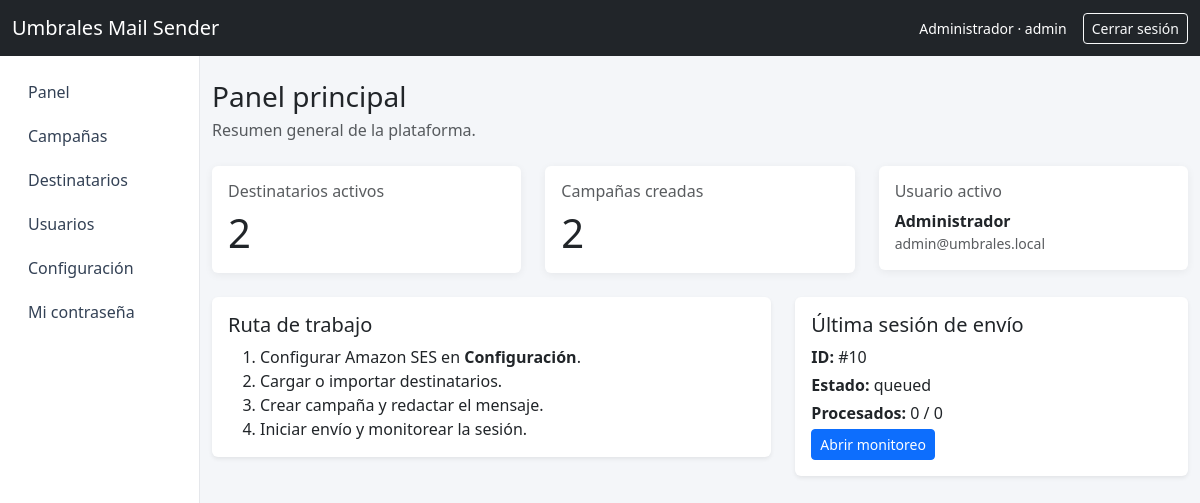
The page / (signed in) on the database its author committed.
### tables this page shows
CREATE TABLE `send_sessions` (
  `id` int(10) UNSIGNED NOT NULL,
  `campaign_id` int(10) UNSIGNED NOT NULL,
  `campaign_message_id` int(10) UNSIGNED NOT NULL,
  `status` enum('queued','processing','paused','completed','failed','cancelled') NOT NULL DEFAULT 'queued',
  `total_count` int(10) UNSIGNED NOT NULL DEFAULT 0,
  `processed_count` int(10) UNSIGNED NOT NULL DEFAULT 0,
  `success_count` int(10) UNSIGNED NOT NULL DEFAULT 0,
  `failed_count` int(10) UNSIGNED NOT NULL DEFAULT 0,
  `started_at` datetime DEFAULT NULL,
  `finished_at` datetime DEFAULT NULL,
  `paused_at` datetime DEFAULT NULL,
  `resumed_at` datetime DEFAULT NULL,
  `created_at` datetime NOT NULL DEFAULT current_timestamp(),
  `updated_at` datetime NOT NULL DEFAULT current_timestamp() ON UPDATE current_timestamp()
);

### core/View.php (called while the page is built, shortened)
<?php
final class View
{
    public static function render(string $view, array $data = [], string $layout = 'main'): void
    {
        extract($data, EXTR_SKIP);
        $viewFile = APP_PATH . '/views/' . $view . '.php';
        require $viewFile;
    }
}

### core/Controller.php (called while the page is built, shortened)
<?php
abstract class Controller
{
    protected function view(string $view, array $data = []): void
    {
        View::render($view, $data);
    }
}

### app/controllers/DashboardController.php (called while the page is built, shortened)
<?php
final class DashboardController extends Controller
{
    public function index(): void
    {
        $recipientModel = new Recipient();
        $campaignModel = new Campaign();
        $sendSessionModel = new SendSession();
        $campaigns = $campaignModel->all();
        $latestSession = !empty($campaigns) ? $sendSessionModel->latestByCampaign((int) $campaigns[0]['id']) : null;
        $this->view('dashboard/index', [
            'title' => 'Panel principal',
            'user' => Auth::user(),
            'activeRecipients' => $recipientModel->countActive(),
            'campaignsCount' => count($campaigns),
            'latestSession' => $latestSession,
        ]);
    }
}

### core/App.php (called while the page is built, shortened)
<?php
final class App
{
    private Router $router;
    public function __construct()
    {
        $this->router = new Router();
    }
    public function run(): void
    {
        $this->router->dispatch($_SERVER['REQUEST_METHOD'] ?? 'GET', $this->currentPath());
    }
    private function currentPath(): string
    {
        $uri = parse_url($_SERVER['REQUEST_URI'] ?? '/', PHP_URL_PATH);
        return $uri ?: '/';
    }
    private function registerRoutes(): void
    {
        $this->router->get('/', [DashboardController::class, 'index'], [Auth::class, 'requireAuth']);
        $this->router->get('/login', [AuthController::class, 'showLogin'], [Auth::class, 'requireGuest']);
        $this->router->post('/login', [AuthController::class, 'login'], [Auth::class, 'requireGuest']);
        $this->router->post('/logout', [AuthController::class, 'logout'], [Auth::class, 'requireAuth']);
        $this->router->get('/profile/password', [ProfileController::class, 'showPasswordForm'], [Auth::class, 'requireAuth']);
        $this->router->post('/profile/password', [ProfileController::class, 'updatePassword'], [Auth::class, 'requireAuth']);
        $this->router->get('/users', [UsersController::class, 'index'], [Auth::class, 'requireAdmin']);
        $this->router->get('/users/create', [UsersController::class, 'create'], [Auth::class, 'requireAdmin']);
        $this->router->post('/users/store', [UsersController::class, 'store'], [Auth::class, 'requireAdmin']);
        $this->router->get('/users/{id}/edit', [UsersController::class, 'edit'], [Auth::class, 'requireAdmin']);
        $this->router->post('/users/{id}/update', [UsersController::class, 'update'], [Auth::class, 'requireAdmin']);
        $this->router->post('/users/{id}/toggle', [UsersController::class, 'toggle'], [Auth::class, 'requireAdmin']);
        $this->router->post('/users/{id}/temp-password', [UsersController::class, 'generateTempPassword'], [Auth::class, 'requireAdmin']);
        $this->router->get('/recipients', [RecipientsController::class, 'index'], [Auth::class, 'requireAuth']);
        $this->router->get('/recipients/create', [RecipientsController::class, 'create'], [Auth::class, 'requireAdmin']);
        $this->router->post('/recipients/store', [RecipientsController::class, 'store'], [Auth::class, 'requireAdmin']);
        $this->router->get('/recipients/{id}/edit', [RecipientsController::class, 'edit'], [Auth::class, 'requireAdmin']);
        $this->router->post('/recipients/{id}/update', [RecipientsController::class, 'update'], [Auth::class, 'requireAdmin']);
        $this->router->post('/recipients/import', [RecipientsController::class, 'import'], [Auth::class, 'requireAdmin']);
        $this->router->get('/recipients/template', [RecipientsController::class, 'downloadTemplate'], [Auth::class, 'requireAuth']);
        $this->router->get('/recipients/{id}/history', [RecipientsController::class, 'history'], [Auth::class, 'requireAuth']);
        $this->router->get('/campaigns', [CampaignsController::class, 'index'], [Auth::class, 'requireAuth']);
        $this->router->get('/campaigns/create', [CampaignsController::class, 'create'], [Auth::class, 'requireAuth']);
        $this->router->post('/campaigns/store', [CampaignsController::class, 'store'], [Auth::class, 'requireAuth']);
        $this->router->get('/campaigns/{id}', [CampaignsController::class, 'show'], [Auth::class, 'requireAuth']);
        $this->router->get('/campaigns/{id}/edit', [CampaignsController::class, 'edit'], [Auth::class, 'requireAuth']);
        $this->router->post('/campaigns/{id}/update', [CampaignsController::class, 'update'], [Auth::class, 'requireAuth']);
        $this->router->post('/campaigns/{id}/activate', [CampaignsController::class, 'activate'], [Auth::class, 'requireAdmin']);
        $this->router->post('/campaigns/{id}/deactivate', [CampaignsController::class, 'deactivate'], [Auth::class, 'requireAdmin']);
        $this->router->post('/campaigns/{id}/delete', [CampaignsController::class, 'delete'], [Auth::class, 'requireAdmin']);
        $this->router->get('/campaigns/{id}/message', [CampaignsController::class, 'messageForm'], [Auth::class, 'requireAuth']);
        $this->router->post('/campaigns/{id}/message', [CampaignsController::class, 'saveMessage'], [Auth::class, 'requireAuth']);
        $this->router->get('/campaigns/{id}/preview', [CampaignsController::class, 'previewMessage'], [Auth::class, 'requireAuth']);
        $this->router->post('/campaigns/{id}/test', [CampaignsController::class, 'sendTest'], [Auth::class, 'requireAdmin']);
        $this->router->get('/campaigns/{id}/export', [CampaignsController::class, 'exportResults'], [Auth::class, 'requireAdmin']);
        $this->router->get('/campaigns/{id}/send', [CampaignsController::class, 'sendSetup'], [Auth::class, 'requireAuth']);
        $this->router->post('/campaigns/{id}/send/start', [CampaignsController::class, 'startSend'], [Auth::class, 'requireAdmin']);
        $this->router->get('/campaigns/{id}/recipients', [CampaignsController::class, 'recipients'], [Auth::class, 'requireAuth']);
        $this->router->post('/campaigns/{id}/recipients/import', [CampaignsController::class, 'importRecipients'], [Auth::class, 'requireAdmin']);
        $this->router->post('/campaigns/{id}/recipients/assign', [CampaignsController::class, 'assignRecipient'], [Auth::class, 'requireAdmin']);
        $this->router->post('/campaigns/{id}/recipients/assign-bulk', [CampaignsController::class, 'assignBulk'], [Auth::class, 'requireAdmin']);
        $this->router->get('/campaigns/{id}/recipients/template', [CampaignsController::class, 'downloadRecipientsTemplate'], [Auth::class, 'requireAuth']);
        $this->router->post('/campaigns/{id}/recipients/{recipientId}/remove', [CampaignsController::class, 'removeRecipient'], [Auth::class, 'requireAdmin']);
        $this->router->post('/campaigns/{id}/recipients/validate', [CampaignsController::class, 'validateRecipientsCsv'], [Auth::class, 'requireAdmin']);
        $this->router->get('/sending/{id}', [SendingController::class, 'show'], [Auth::class, 'requireAuth']);
        $this->router->get('/sending/{id}/status', [SendingController::class, 'status'], [Auth::class, 'requireAuth']);
        $this->router->post('/sending/{id}/process', [SendingController::class, 'process'], [Auth::class, 'requireAdmin']);
        $this->router->post('/sending/{id}/retry', [SendingController::class, 'retryFailed'], [Auth::class, 'requireAdmin']);
        $this->router->post('/sending/{id}/pause', [SendingController::class, 'pause'], [Auth::class, 'requireAdmin']);
        $this->router->post('/sending/{id}/resume', [SendingController::class, 'resume'], [Auth::class, 'requireAdmin']);
        $this->router->get('/settings', [SettingsController::class, 'index'], [Auth::class, 'requireAdmin']);
        $this->router->post('/settings/save', [SettingsController::class, 'save'], [Auth::class, 'requireAdmin']);
        $this->router->get('/unsubscribe/{token}', [PublicController::class, 'unsubscribe']);
    }
}

### index.php (called while the page is built, shortened)
<?php
$appConfig = require CONFIG_PATH . '/app.php';
spl_autoload_register(function (string $class): void {
    $paths = [
        APP_PATH  . '/controllers/' . $class . '.php',
        APP_PATH  . '/models/'      . $class . '.php',
        APP_PATH  . '/services/'    . $class . '.php',
        CORE_PATH . '/'             . $class . '.php',
    ];
    foreach ($paths as $path) {
        if (is_file($path)) {
            return;
        }
    }
});
$app = new App();
$app->run();

### core/Database.php (called while the page is built, shortened)
<?php
final class Database
{
    private static ?PDO $pdo = null;
    public static function connection(): PDO
    {
        if (self::$pdo instanceof PDO) {
            return self::$pdo;
        }
        $config = require CONFIG_PATH . '/database.php';
        $dsn = sprintf(
            'mysql:host=%s;port=%d;dbname=%s;charset=%s',
            $config['host'],
            (int) $config['port'],
            $config['database'],
            $config['charset'] ?? 'utf8mb4'
        );
        self::$pdo = new PDO($dsn, $config['username'], $config['password'], [
            PDO::ATTR_ERRMODE => PDO::ERRMODE_EXCEPTION,
            PDO::ATTR_DEFAULT_FETCH_MODE => PDO::FETCH_ASSOC,
            PDO::ATTR_EMULATE_PREPARES => false,
        ]);
        self::$pdo->exec("SET NAMES utf8mb4 COLLATE utf8mb4_unicode_ci");
        return self::$pdo;
    }
}

### app/models/Campaign.php (called while the page is built, shortened)
<?php
final class Campaign extends Model
{
    public function all(): array
    {
        $sql = 'SELECT
                    c.id,
                    c.name,
                    c.description,
                    COALESCE(NULLIF(c.status, ""), "draft") AS status,
                    c.created_by,
                    c.started_at,
                    c.finished_at,
                    c.created_at,
                    c.updated_at,
                    u.name AS creator_name,
                    (SELECT COUNT(*) FROM send_sessions ss WHERE ss.campaign_id = c.id) AS sessions_count,
                    (SELECT COALESCE(MAX(ss.updated_at), c.updated_at) FROM send_sessions ss WHERE ss.campaign_id = c.id) AS last_activity_at
                FROM campaigns c
                INNER JOIN users u ON u.id = c.created_by
                ORDER BY c.id DESC';
        return $this->fetchAll($sql);
    }
}

### core/Model.php (called while the page is built, shortened)
<?php
abstract class Model
{
    protected PDO $db;
    public function __construct()
    {
        $this->db = Database::connection();
    }
    protected function fetchAll(string $sql, array $params = []): array
    {
        $stmt = $this->db->prepare($sql);
        $stmt->execute($params);
        return $stmt->fetchAll();
    }
    protected function fetchOne(string $sql, array $params = []): ?array
    {
        $stmt = $this->db->prepare($sql);
        $stmt->execute($params);
        $row = $stmt->fetch();
        return $row ?: null;
    }
}

### app/models/SendSession.php (called while the page is built, shortened)
<?php
final class SendSession extends Model
{
    public function latestByCampaign(int $campaignId): ?array
    {
        return $this->fetchOne(
            'SELECT * FROM send_sessions WHERE campaign_id = :campaign_id ORDER BY id DESC LIMIT 1',
            ['campaign_id' => $campaignId]
        );
    }
}

### app/views/dashboard/index.php (the view)
<div class="d-flex justify-content-between align-items-center mb-4">
    <div>
        <h1 class="h3 mb-1">Panel principal</h1>
        <p class="text-muted mb-0">Resumen general de la plataforma.</p>
    </div>
</div>
<div class="row g-4 mb-4">
    <div class="col-md-4">
        <div class="card stat-card"><div class="card-body">
            <h2 class="h6 text-muted">Destinatarios activos</h2>
            <div class="display-6"><?= (int) $activeRecipients ?></div>
        </div></div>
    </div>
    <div class="col-md-4">
        <div class="card stat-card"><div class="card-body">
            <h2 class="h6 text-muted">Campañas creadas</h2>
            <div class="display-6"><?= (int) $campaignsCount ?></div>
        </div></div>
    </div>
    <div class="col-md-4">
        <div class="card stat-card"><div class="card-body">
            <h2 class="h6 text-muted">Usuario activo</h2>
            <div class="fw-semibold"><?= htmlspecialchars($user['name'] ?? '', ENT_QUOTES, 'UTF-8') ?></div>
            <div class="text-muted small"><?= htmlspecialchars($user['email'] ?? '', ENT_QUOTES, 'UTF-8') ?></div>
        </div></div>
    </div>
</div>
<div class="row g-4">
    <div class="col-lg-7">
        <div class="card border-0 shadow-sm"><div class="card-body">
            <h2 class="h5">Ruta de trabajo</h2>
            <ol class="mb-0">
                <li>Configurar Amazon SES en <strong>Configuración</strong>.</li>
                <li>Cargar o importar destinatarios.</li>
                <li>Crear campaña y redactar el mensaje.</li>
                <li>Iniciar envío y monitorear la sesión.</li>
            </ol>
        </div></div>
    </div>
    <div class="col-lg-5">
        <div class="card border-0 shadow-sm"><div class="card-body">
            <h2 class="h5">Última sesión de envío</h2>
            <?php if (!empty($latestSession)): ?>
                <p class="mb-1"><strong>ID:</strong> #<?= (int) $latestSession['id'] ?></p>
                <p class="mb-1"><strong>Estado:</strong> <?= htmlspecialchars($latestSession['status'], ENT_QUOTES, 'UTF-8') ?></p>
                <p class="mb-1"><strong>Procesados:</strong> <?= (int) $latestSession['processed_count'] ?> / <?= (int) $latestSession['total_count'] ?></p>
                <a href="/sending/<?= (int) $latestSession['id'] ?>" class="btn btn-sm btn-primary">Abrir monitoreo</a>
            <?php else: ?>
                <p class="text-muted mb-0">Aún no hay sesiones de envío registradas.</p>
            <?php endif; ?>
        </div></div>
    </div>
</div>

### core/Router.php (shortened to what this page needs)
<?php
final class Router
{
    private array $routes = [];
    private function add(string $method, string $pattern, array $action, array $middleware): void
    {
        $this->routes[] = compact('method', 'pattern', 'action', 'middleware');
    }
    public function dispatch(string $method, string $path): void
    {
        foreach ($this->routes as $route) {
            $params = $this->match($route['pattern'], $path);
            [$class, $action] = $route['action'];
            $controller = new $class();
            call_user_func_array([$controller, $action], array_values($params));
            return;
        }
    }
    private function match(string $pattern, string $path): ?array
    {
        $params = [];
        return $params;
    }
}

### app/views/layouts/main.php (style rules this page uses)
body { background: #f4f6f9; }
.stat-card { border: 0; box-shadow: 0 0.125rem 0.5rem rgba(0,0,0,.06); }

### rows shown on the page
send_sessions: id "10", status "queued", processed_count "0", total_count "0"
